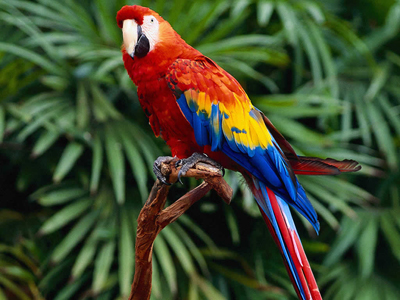
#> input picture images/goruntu_cevirme_resim.png, 400 x 300 px, found by its file name
$ jupyter execute --allow-errors '10_Görüntü_Çevirme.ipynb'
#> lines starting #> are read from the running program, lines starting #| are printed output that depends on the picture
<a href="https://colab.research.google.com/github/mervebudakk/python/blob/main/10_G%C3%B6r%C3%BCnt%C3%BC_%C3%87evirme.ipynb" target="_parent"></a>

##1. GÖRÜNTÜ ÇEVİRME
Rotasyon operatörü, bir giriş görüntüsündeki bir resim elemanının konumunu (x1, y1), bir kullanıcı tarafından belirlenen Q açısı boyunca döndürerek çıktı görüntüsündeki bir pozisyona (x2, y2) yerleştiren bir geometrik dönüşüm gerçekleştirir. Görüntünün sınırı dışında olan çıkış yerleri (x2, y2) dikkate alınmaz. Rotasyon en yaygın olarak bir görüntünün görsel görünümünü iyileştirmek için kullanılır, ancak yönlendirici operatörlerin dahil olduğu uygulamalarda bir önişlemci olarak yararlı olabilir. Döndürme özel bir affine dönüşümü olgusudur.
Rotasyon operatörünün dönüşüm formülü :

[cell 1]
#Google Drive'ınızı bağlamak için kullanılır.
from google.colab import drive
#> (the rest of this cell did not finish here and is left out)

[cell 2]
from IPython.display import Image
Image(filename="/content/drive/My Drive/Resource/goruntu_cevirme_formul.png")

Burada (x0, y0) dönme merkezinin koordinatları (giriş görüntüsünde) ve Q, pozitif açılara sahip saat yönündeki dönüşleri olan  dönme açısıdır. (Burada, görüntü koordinatlarında çalıştığımıza dikkat edin, böylece y ekseni gider.) Y ekseninin yukarı doğru gelmesi için de benzer rotasyon formülü tanımlanabilir.) Çevirme operatöründen daha da fazlası, döndürme işlemi, görüntünün sınırlarına uymayan çıkış konumlarını (x2, y2) üretir. Orijinal giriş görüntüsünün boyutları. Bu gibi durumlarda, çoğu uygulama tarafından görüntünün dışında haritalanan hedef öğeler göz ardı edilir. Bir görüntünün döndürüldüğü piksel konumları genellikle siyah piksellerle doldurulur.

[cell 3]
Image(filename="/content/drive/My Drive/Resource/r.png")

Döndürme algoritması, çeviri tarafından kullanılanın aksine, tam sayı olmayan koordinatlar (x2, y2) üretebilir. Her bir tamsayı konumunda piksellerin yoğunluğunun üretilmesi için, farklı buluşsal yöntemler (veya yeniden örnekleme teknikleri) kullanılabilir Örneğin, iki yaygın yöntem şunları içerir:

* Her bir tamsayı piksel konumundaki yoğunluk seviyesinin, en yakın tam sayı olmayan komşunun (x2, y2) değerini almasına izin verin.
* Her tamsayı piksel konumundaki yoğunluk düzeyini, n en yakın tam sayı olmayan değerlerin ağırlıklı ortalamasını temel alarak hesaplayın. Ağırlık, yakındaki projeksiyonların uzaklık veya piksel çakışmasıyla orantılıdır.

Sonuncu yöntem daha iyi sonuç verir, ancak algoritmanın hesaplama süresini artırır.

##1.1 Görüntü Çevirme İşleminin Uygulanması

[cell 4]
import cv2
from google.colab.patches import cv2_imshow

#Yukarıdaki fonksiyonları ve yapısal elemanı oluşturmak için cv2 paketini içe aktarmalıdır.

image=cv2.imread("/content/drive/My Drive/Resource/goruntu_cevirme_resim.png")
#> image is the input picture: shape (300, 400, 3); mean B, G, R 48.2, 76, 66.3

cv2_imshow(image)

[cell 5]
#Ardından, resmin okunması gerekiyor. Bu cv2.imread (dosya adı, flag) işlevi tarafından yapılır.

height, width = image.shape[:2]
#> height = 300; width = 400

#Görüntüyü merkezin etrafında döndürmek için resim ikiye bölünür.

rotation_matrix = cv2.getRotationMatrix2D((width/2, height/2),180, .9)

#2D rotasyonun bir affine matrisini hesaplar.Sırasıyla gelen değerler kaynak görüntüdeki dönüş merkezi, derece cinsinden dönme açısı, izotropik ölçek faktörü.

rotated_image = cv2.warpAffine(image, rotation_matrix,(width,height))
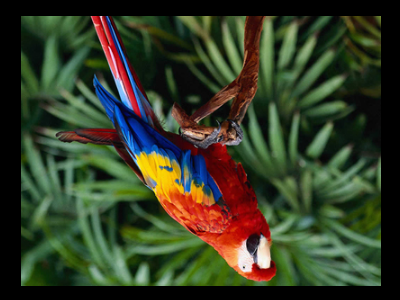
#> rotated_image: shape (300, 400, 3); mean B, G, R 39.1, 61.6, 53.7

#Bir resme afine dönüşümü uygular. Sırasıyla değerler giriş görüntüsü, dönüşüm matrisi, çıktı görüntüsünün boyutunu belirtir.

cv2_imshow ( rotated_image)

#Belirtilen pencerede bir görüntü gösterir.

cv2.imwrite("/content/drive/My Drive/Resource/yeni_rotate.png",rotated_image)
#> Out = True

#Alternatif olarak, değiştirilmiş görüntüyü cv2.imwrite(img) işleviyle de kaydedilebilir.
